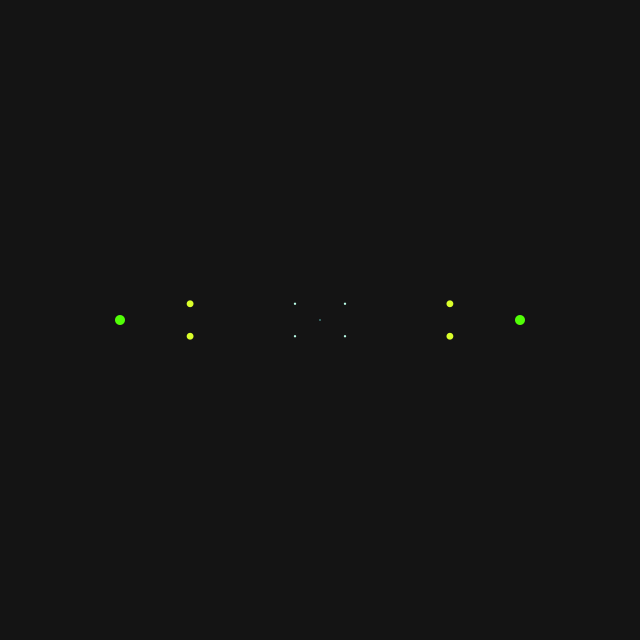
Frame 1 (no input)
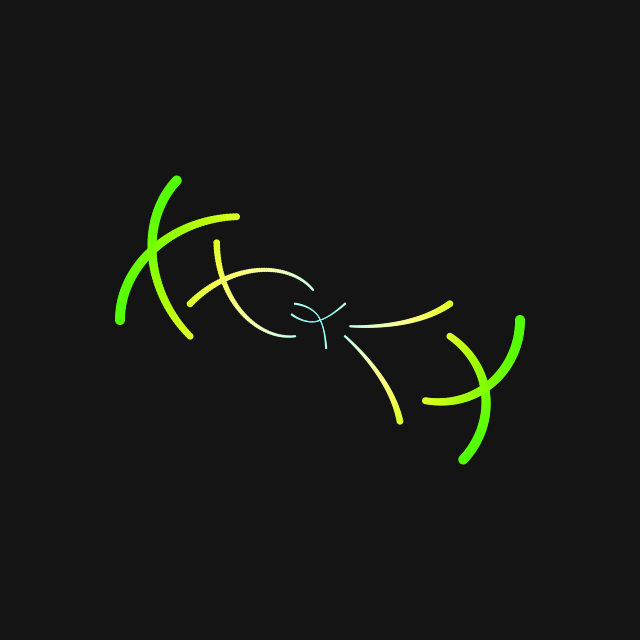
Frame 60 (the mouse pressed at the canvas centre just before this capture)
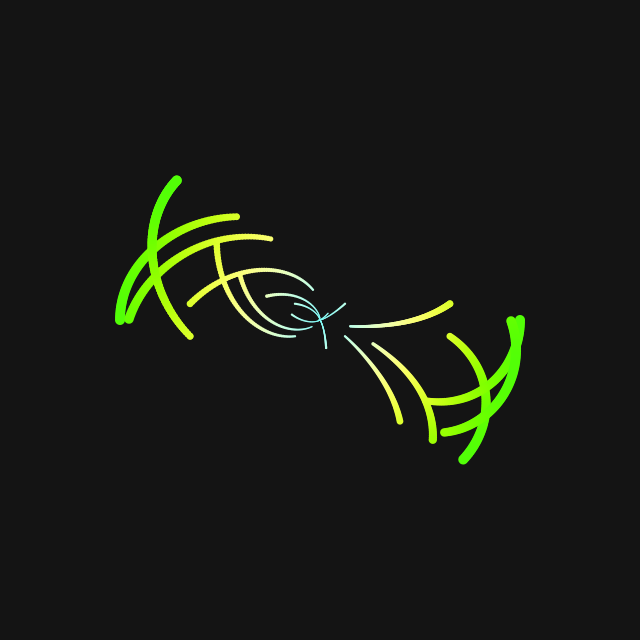
Frame 120 (the mouse held since frame 60 and released just before this capture)

The Processing sketch that drew these frames (run headless with seeded random() and noise(); from frame 60 on, the mouse is pressed at the canvas centre):

// Processing sketch: mySketch
// ── mySketch.pde
int d = 30;
float num = 0;

void setup() {
  size(640, 640);
  background(20);
  noStroke();
}

void draw() {
  translate(width/2, height/2);
  rotate(radians(num*1.5));
  for (int i = 0; i < 360; i+=d) {
    float x = pow(sin(radians(i+num)), 3)*200;
    float y = pow(cos(radians(i+num)), 3)*x;
    float m = map(dist(x, y, 0, 0), 0, 200, 1, 10);
    fill(125+sin(radians(dist(x, y, 0, 0)))*125, 255, 125+cos(radians(dist(x, y, 0, 0)))*125);
    ellipse(x, y, m, m);
  }

  num += 0.5;
}

void mousePressed() {
  if (d < 180) {
    d+=10;
  } else {
    d = 10;
  }

  num = 0;
  background(20);
}
